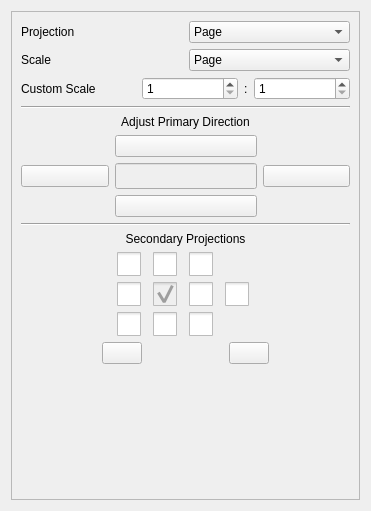
<?xml version="1.0" encoding="UTF-8"?>
<ui version="4.0">
 <class>TechDrawGui::TaskProjGroup</class>
 <widget class="QWidget" name="TechDrawGui::TaskProjGroup">
  <property name="geometry">
   <rect>
    <x>0</x>
    <y>0</y>
    <width>371</width>
    <height>511</height>
   </rect>
  </property>
  <property name="sizePolicy">
   <sizepolicy hsizetype="Fixed" vsizetype="Expanding">
    <horstretch>0</horstretch>
    <verstretch>0</verstretch>
   </sizepolicy>
  </property>
  <property name="minimumSize">
   <size>
    <width>250</width>
    <height>0</height>
   </size>
  </property>
  <property name="windowTitle">
   <string>Projection Group</string>
  </property>
  <layout class="QVBoxLayout" name="verticalLayout_2">
   <item>
    <widget class="QFrame" name="frame">
     <property name="sizePolicy">
      <sizepolicy hsizetype="Expanding" vsizetype="Expanding">
       <horstretch>0</horstretch>
       <verstretch>0</verstretch>
      </sizepolicy>
     </property>
     <property name="frameShape">
      <enum>QFrame::StyledPanel</enum>
     </property>
     <property name="frameShadow">
      <enum>QFrame::Raised</enum>
     </property>
     <layout class="QVBoxLayout" name="verticalLayout_3">
      <item>
       <layout class="QVBoxLayout" name="verticalLayout">
        <property name="sizeConstraint">
         <enum>QLayout::SetDefaultConstraint</enum>
        </property>
        <item>
         <layout class="QHBoxLayout" name="horizontalLayout_3">
          <item>
           <widget class="QLabel" name="label_7">
            <property name="text">
             <string>Projection</string>
            </property>
           </widget>
          </item>
          <item>
           <widget class="QComboBox" name="projection">
            <property name="toolTip">
             <string>First or Third Angle</string>
            </property>
            <property name="editable">
             <bool>false</bool>
            </property>
            <item>
             <property name="text">
              <string>Page</string>
             </property>
            </item>
            <item>
             <property name="text">
              <string>First Angle</string>
             </property>
            </item>
            <item>
             <property name="text">
              <string>Third Angle</string>
             </property>
            </item>
           </widget>
          </item>
         </layout>
        </item>
        <item>
         <layout class="QHBoxLayout" name="horizontalLayout_5">
          <item>
           <widget class="QLabel" name="label">
            <property name="text">
             <string>Scale</string>
            </property>
           </widget>
          </item>
          <item>
           <widget class="QComboBox" name="cmbScaleType">
            <property name="toolTip">
             <string>Scale Page/Auto/Custom</string>
            </property>
            <item>
             <property name="text">
              <string>Page</string>
             </property>
            </item>
            <item>
             <property name="text">
              <string>Automatic</string>
             </property>
            </item>
            <item>
             <property name="text">
              <string>Custom</string>
             </property>
            </item>
           </widget>
          </item>
         </layout>
        </item>
        <item>
         <layout class="QHBoxLayout" name="horizontalLayout_6" stretch="0,0,1,0,1">
          <item>
           <widget class="QLabel" name="label_2">
            <property name="text">
             <string>Custom Scale</string>
            </property>
           </widget>
          </item>
          <item>
           <spacer name="horizontalSpacer_3">
            <property name="orientation">
             <enum>Qt::Horizontal</enum>
            </property>
            <property name="sizeHint" stdset="0">
             <size>
              <width>40</width>
              <height>20</height>
             </size>
            </property>
           </spacer>
          </item>
          <item>
           <widget class="QSpinBox" name="sbScaleNum">
            <property name="toolTip">
             <string>Scale Numerator</string>
            </property>
            <property name="minimum">
             <number>1</number>
            </property>
            <property name="value">
             <number>1</number>
            </property>
           </widget>
          </item>
          <item>
           <widget class="QLabel" name="label_4">
            <property name="text">
             <string>:</string>
            </property>
           </widget>
          </item>
          <item>
           <widget class="QSpinBox" name="sbScaleDen">
            <property name="toolTip">
             <string>Scale Denominator</string>
            </property>
            <property name="minimum">
             <number>1</number>
            </property>
            <property name="maximum">
             <number>999</number>
            </property>
            <property name="value">
             <number>1</number>
            </property>
           </widget>
          </item>
         </layout>
        </item>
        <item>
         <widget class="Line" name="line">
          <property name="orientation">
           <enum>Qt::Horizontal</enum>
          </property>
         </widget>
        </item>
        <item>
         <layout class="QHBoxLayout" name="horizontalLayout_4">
          <item>
           <widget class="QLabel" name="label_5">
            <property name="sizePolicy">
             <sizepolicy hsizetype="Preferred" vsizetype="Preferred">
              <horstretch>0</horstretch>
              <verstretch>0</verstretch>
             </sizepolicy>
            </property>
            <property name="text">
             <string>Adjust Primary Direction</string>
            </property>
            <property name="scaledContents">
             <bool>true</bool>
            </property>
            <property name="alignment">
             <set>Qt::AlignCenter</set>
            </property>
            <property name="indent">
             <number>0</number>
            </property>
           </widget>
          </item>
         </layout>
        </item>
        <item>
         <layout class="QGridLayout" name="gridLayout" columnstretch="0,0,0">
          <item row="1" column="1">
           <widget class="QLineEdit" name="lePrimary">
            <property name="enabled">
             <bool>false</bool>
            </property>
            <property name="font">
             <font>
              <pointsize>11</pointsize>
              <weight>50</weight>
              <italic>false</italic>
              <bold>false</bold>
             </font>
            </property>
            <property name="focusPolicy">
             <enum>Qt::NoFocus</enum>
            </property>
            <property name="toolTip">
             <string>Current primary view direction</string>
            </property>
            <property name="alignment">
             <set>Qt::AlignCenter</set>
            </property>
            <property name="readOnly">
             <bool>true</bool>
            </property>
           </widget>
          </item>
          <item row="1" column="2">
           <widget class="QPushButton" name="butRightRotate">
            <property name="toolTip">
             <string>Rotate right</string>
            </property>
            <property name="text">
             <string/>
            </property>
            <property name="icon">
             <iconset>
              <normalon>:/icons/arrow-right.svg</normalon>
             </iconset>
            </property>
            <property name="iconSize">
             <size>
              <width>24</width>
              <height>24</height>
             </size>
            </property>
           </widget>
          </item>
          <item row="0" column="1">
           <widget class="QPushButton" name="butTopRotate">
            <property name="sizePolicy">
             <sizepolicy hsizetype="Preferred" vsizetype="Preferred">
              <horstretch>0</horstretch>
              <verstretch>0</verstretch>
             </sizepolicy>
            </property>
            <property name="toolTip">
             <string>Rotate up</string>
            </property>
            <property name="text">
             <string/>
            </property>
            <property name="icon">
             <iconset>
              <normalon>:/icons/arrow-up.svg</normalon>
             </iconset>
            </property>
            <property name="iconSize">
             <size>
              <width>24</width>
              <height>24</height>
             </size>
            </property>
           </widget>
          </item>
          <item row="1" column="0">
           <widget class="QPushButton" name="butLeftRotate">
            <property name="toolTip">
             <string>Rotate left</string>
            </property>
            <property name="text">
             <string/>
            </property>
            <property name="icon">
             <iconset>
              <normalon>:/icons/arrow-left.svg</normalon>
             </iconset>
            </property>
            <property name="iconSize">
             <size>
              <width>24</width>
              <height>24</height>
             </size>
            </property>
           </widget>
          </item>
          <item row="2" column="1">
           <widget class="QPushButton" name="butDownRotate">
            <property name="toolTip">
             <string>Rotate down</string>
            </property>
            <property name="text">
             <string/>
            </property>
            <property name="icon">
             <iconset>
              <normalon>:/icons/arrow-down.svg</normalon>
             </iconset>
            </property>
            <property name="iconSize">
             <size>
              <width>24</width>
              <height>24</height>
             </size>
            </property>
           </widget>
          </item>
          <item row="2" column="2">
           <spacer name="horizontalSpacer_7">
            <property name="orientation">
             <enum>Qt::Horizontal</enum>
            </property>
            <property name="sizeHint" stdset="0">
             <size>
              <width>40</width>
              <height>20</height>
             </size>
            </property>
           </spacer>
          </item>
          <item row="2" column="0">
           <spacer name="horizontalSpacer_8">
            <property name="orientation">
             <enum>Qt::Horizontal</enum>
            </property>
            <property name="sizeHint" stdset="0">
             <size>
              <width>40</width>
              <height>20</height>
             </size>
            </property>
           </spacer>
          </item>
         </layout>
        </item>
        <item>
         <widget class="Line" name="line_2">
          <property name="orientation">
           <enum>Qt::Horizontal</enum>
          </property>
         </widget>
        </item>
        <item>
         <layout class="QHBoxLayout" name="horizontalLayout_8">
          <item>
           <widget class="QLabel" name="label_6">
            <property name="text">
             <string>Secondary Projections</string>
            </property>
            <property name="alignment">
             <set>Qt::AlignCenter</set>
            </property>
           </widget>
          </item>
         </layout>
        </item>
        <item>
         <layout class="QGridLayout" name="gridLayout_2">
          <item row="5" column="2">
           <widget class="QCheckBox" name="chkView8">
            <property name="enabled">
             <bool>true</bool>
            </property>
            <property name="toolTip">
             <string>Bottom</string>
            </property>
            <property name="styleSheet">
             <string notr="true">QCheckBox::indicator {
width: 24px;
height: 24px;
}
</string>
            </property>
            <property name="text">
             <string/>
            </property>
           </widget>
          </item>
          <item row="3" column="0">
           <spacer name="horizontalSpacer">
            <property name="orientation">
             <enum>Qt::Horizontal</enum>
            </property>
            <property name="sizeHint" stdset="0">
             <size>
              <width>40</width>
              <height>20</height>
             </size>
            </property>
           </spacer>
          </item>
          <item row="3" column="2">
           <widget class="QCheckBox" name="chkView4">
            <property name="enabled">
             <bool>false</bool>
            </property>
            <property name="toolTip">
             <string>Primary</string>
            </property>
            <property name="styleSheet">
             <string notr="true">QCheckBox::indicator {
width: 24px;
height: 24px;
}
</string>
            </property>
            <property name="text">
             <string/>
            </property>
            <property name="checked">
             <bool>true</bool>
            </property>
           </widget>
          </item>
          <item row="3" column="3">
           <widget class="QCheckBox" name="chkView5">
            <property name="toolTip">
             <string>Right</string>
            </property>
            <property name="styleSheet">
             <string notr="true">QCheckBox::indicator {
width: 24px;
height: 24px;
}
</string>
            </property>
            <property name="text">
             <string/>
            </property>
           </widget>
          </item>
          <item row="3" column="5">
           <spacer name="horizontalSpacer_2">
            <property name="orientation">
             <enum>Qt::Horizontal</enum>
            </property>
            <property name="sizeHint" stdset="0">
             <size>
              <width>40</width>
              <height>20</height>
             </size>
            </property>
           </spacer>
          </item>
          <item row="3" column="1">
           <widget class="QCheckBox" name="chkView3">
            <property name="toolTip">
             <string>Left</string>
            </property>
            <property name="styleSheet">
             <string notr="true">QCheckBox::indicator {
width: 24px;
height: 24px;
}
</string>
            </property>
            <property name="text">
             <string/>
            </property>
           </widget>
          </item>
          <item row="5" column="1">
           <widget class="QCheckBox" name="chkView7">
            <property name="toolTip">
             <string>LeftFrontBottom</string>
            </property>
            <property name="styleSheet">
             <string notr="true">QCheckBox::indicator {
width: 24px;
height: 24px;
}
</string>
            </property>
            <property name="text">
             <string/>
            </property>
           </widget>
          </item>
          <item row="2" column="2">
           <widget class="QCheckBox" name="chkView1">
            <property name="toolTip">
             <string>Top</string>
            </property>
            <property name="styleSheet">
             <string notr="true">QCheckBox::indicator {
width: 24px;
height: 24px;
}
</string>
            </property>
            <property name="text">
             <string/>
            </property>
           </widget>
          </item>
          <item row="5" column="3">
           <widget class="QCheckBox" name="chkView9">
            <property name="toolTip">
             <string>RightFrontBottom</string>
            </property>
            <property name="styleSheet">
             <string notr="true">QCheckBox::indicator {
width: 24px;
height: 24px;
}
</string>
            </property>
            <property name="text">
             <string/>
            </property>
           </widget>
          </item>
          <item row="2" column="3">
           <widget class="QCheckBox" name="chkView2">
            <property name="toolTip">
             <string>RightFrontTop</string>
            </property>
            <property name="styleSheet">
             <string notr="true">QCheckBox::indicator {
width: 24px;
height: 24px;
}
</string>
            </property>
            <property name="text">
             <string/>
            </property>
           </widget>
          </item>
          <item row="3" column="4">
           <widget class="QCheckBox" name="chkView6">
            <property name="toolTip">
             <string>Rear</string>
            </property>
            <property name="styleSheet">
             <string notr="true">QCheckBox::indicator {
width: 24px;
height: 24px;
}
</string>
            </property>
            <property name="text">
             <string/>
            </property>
           </widget>
          </item>
          <item row="2" column="1">
           <widget class="QCheckBox" name="chkView0">
            <property name="toolTip">
             <string>LeftFrontTop</string>
            </property>
            <property name="styleSheet">
             <string notr="true">QCheckBox::indicator {
width: 24px;
height: 24px;
}
</string>
            </property>
            <property name="text">
             <string/>
            </property>
            <property name="iconSize">
             <size>
              <width>24</width>
              <height>24</height>
             </size>
            </property>
           </widget>
          </item>
         </layout>
        </item>
        <item>
         <layout class="QHBoxLayout" name="horizontalLayout">
          <item>
           <spacer name="horizontalSpacer_4">
            <property name="orientation">
             <enum>Qt::Horizontal</enum>
            </property>
            <property name="sizeHint" stdset="0">
             <size>
              <width>40</width>
              <height>20</height>
             </size>
            </property>
           </spacer>
          </item>
          <item>
           <widget class="QPushButton" name="butCWRotate">
            <property name="toolTip">
             <string>Spin CW</string>
            </property>
            <property name="text">
             <string/>
            </property>
            <property name="icon">
             <iconset>
              <normalon>:/icons/arrow-cw.svg</normalon>
             </iconset>
            </property>
           </widget>
          </item>
          <item>
           <spacer name="horizontalSpacer_6">
            <property name="orientation">
             <enum>Qt::Horizontal</enum>
            </property>
            <property name="sizeHint" stdset="0">
             <size>
              <width>40</width>
              <height>20</height>
             </size>
            </property>
           </spacer>
          </item>
          <item>
           <widget class="QPushButton" name="butCCWRotate">
            <property name="toolTip">
             <string>Spin CCW</string>
            </property>
            <property name="text">
             <string/>
            </property>
            <property name="icon">
             <iconset>
              <normalon>:/icons/arrow-ccw.svg</normalon>
             </iconset>
            </property>
           </widget>
          </item>
          <item>
           <spacer name="horizontalSpacer_5">
            <property name="orientation">
             <enum>Qt::Horizontal</enum>
            </property>
            <property name="sizeHint" stdset="0">
             <size>
              <width>40</width>
              <height>20</height>
             </size>
            </property>
           </spacer>
          </item>
         </layout>
        </item>
       </layout>
      </item>
      <item>
       <spacer name="verticalSpacer">
        <property name="orientation">
         <enum>Qt::Vertical</enum>
        </property>
        <property name="sizeHint" stdset="0">
         <size>
          <width>20</width>
          <height>40</height>
         </size>
        </property>
       </spacer>
      </item>
     </layout>
    </widget>
   </item>
  </layout>
 </widget>
 <resources>
  <include location="Resources/TechDraw.qrc"/>
 </resources>
 <connections/>
</ui>
